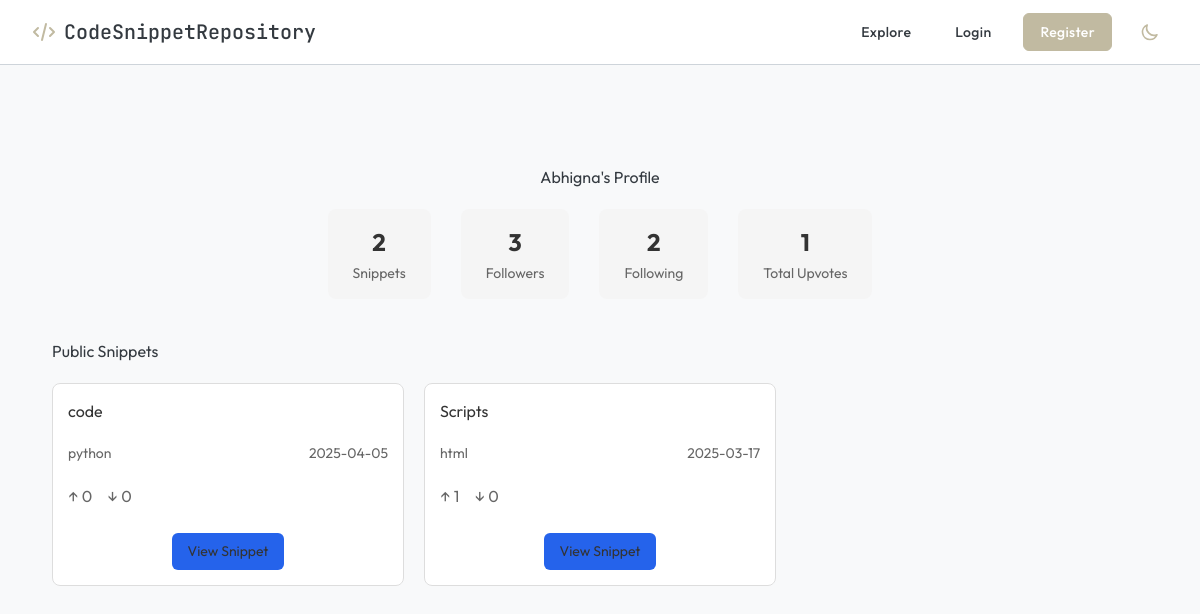
The page /user/Abhigna on the database its author committed.
### tables this page shows
CREATE TABLE users (
        id INTEGER PRIMARY KEY AUTOINCREMENT,
        username TEXT UNIQUE NOT NULL,
        email TEXT UNIQUE NOT NULL,
        password TEXT NOT NULL,
        created_at TIMESTAMP DEFAULT CURRENT_TIMESTAMP
    , profile_picture TEXT DEFAULT NULL, bio TEXT DEFAULT NULL, age INTEGER DEFAULT NULL, dob TEXT DEFAULT NULL, profession TEXT DEFAULT NULL, profile_setup INTEGER DEFAULT 0, profile_setup_complete BOOLEAN DEFAULT 0);

CREATE TABLE snippets (
        id INTEGER PRIMARY KEY AUTOINCREMENT,
        user_id INTEGER NOT NULL,
        title TEXT NOT NULL,
        code TEXT NOT NULL,
        language TEXT NOT NULL,
        description TEXT,
        is_private BOOLEAN DEFAULT 0,
        rating_total INTEGER DEFAULT 0,
        rating_count INTEGER DEFAULT 0,
        created_at TIMESTAMP DEFAULT CURRENT_TIMESTAMP, views INTEGER DEFAULT 0,
        FOREIGN KEY (user_id) REFERENCES users (id)
    );

### app.py (the view, shortened to what this page needs)
@app.route('/user/<username>')
def user_profile(username):
    conn = sqlite3.connect('database.db')
    c = conn.cursor()
    user = c.execute('''
        SELECT id, username, email
        FROM users
        WHERE username = ?
    ''', (username,)).fetchone()
    if user is None:
        conn.close()
        flash('User not found!', 'error')
        return redirect(url_for('explore'))
    stats = c.execute('''
        SELECT
            (SELECT COUNT(*) FROM followers WHERE followed_id = ?) as followers_count,
            (SELECT COUNT(*) FROM followers WHERE follower_id = ?) as following_count,
            (SELECT COUNT(*) FROM snippets WHERE user_id = ?) as snippets_count,
            (SELECT COUNT(*) FROM votes v
             JOIN snippets s ON v.snippet_id = s.id
             WHERE s.user_id = ? AND v.vote_type = 'up') as total_upvotes
    ''', (user[0], user[0], user[0], user[0])).fetchone()
    is_following = False
    snippets = c.execute('''
        SELECT s.id, s.title, s.language, s.created_at,
               (SELECT COUNT(*) FROM votes WHERE snippet_id = s.id AND vote_type = 'up') as upvotes,
               (SELECT COUNT(*) FROM votes WHERE snippet_id = s.id AND vote_type = 'down') as downvotes
        FROM snippets s
        WHERE s.user_id = ? AND s.is_private = 0
        ORDER BY s.created_at DESC
    ''', (user[0],)).fetchall()
    conn.close()
    return render_template('user_profile.html',
                         user=user,
                         snippets=snippets,
                         stats=stats,
                         is_following=is_following)

### templates/user_profile.html (shortened to what this page needs)
{% extends "base.html" %}
{% block content %}
<div class="profile-container">
    <div class="profile-header">
        <h1>{{ user[1] }}'s Profile</h1>
        <div class="profile-stats">
            <div class="stat-box">
                <span class="stat-number">{{ stats[2] }}</span>
                <span class="stat-label">Snippets</span>
            </div>
            <div class="stat-box">
                <span class="stat-number">{{ stats[0] }}</span>
                <span class="stat-label">Followers</span>
            </div>
            <div class="stat-box">
                <span class="stat-number">{{ stats[1] }}</span>
                <span class="stat-label">Following</span>
            </div>
            <div class="stat-box">
                <span class="stat-number">{{ stats[3] }}</span>
                <span class="stat-label">Total Upvotes</span>
            </div>
        </div>
    </div>
    <div class="snippets-section">
        <h2>Public Snippets</h2>
        {% if snippets %}
            <div class="snippets-grid">
                {% for snippet in snippets %}
                <div class="snippet-card">
                    <h3>
                        <a href="{{ url_for('view_snippet_explore', id=snippet[0]) }}">
                            {{ snippet[1] }}
                        </a>
                    </h3>
                    <div class="snippet-meta">
                        <span class="language">{{ snippet[2] }}</span>
                        <span class="date">{{ snippet[3][:10] }}</span>
                    </div>
                    <div class="vote-stats">
                        <span class="upvotes">↑ {{ snippet[4] }}</span>
                        <span class="downvotes">↓ {{ snippet[5] }}</span>
                    </div>
                    <div class="snippet-actions">
                        <a href="{{ url_for('view_snippet_explore', id=snippet[0]) }}"
                           class="view-button">
                            View Snippet
                        </a>
                    </div>
                </div>
                {% endfor %}
            </div>
        {% else %}
            <p class="no-snippets">No public snippets yet.</p>
        {% endif %}
    </div>
</div>
{% endblock %}

### templates/user_profile.html (style rules this page uses)
.profile-container { max-width: 1200px; margin: 0 auto; padding: 20px; }
.profile-header { text-align: center; margin-bottom: 40px; }
.profile-stats { display: flex; justify-content: center; gap: 30px; margin-top: 20px; }
.stat-box { background: #f5f5f5; padding: 15px 25px; border-radius: 8px; text-align: center; }
.stat-number { display: block; font-size: 24px; font-weight: bold; color: #333; }
.stat-label { font-size: 14px; color: #666; }
.snippets-grid { display: grid; grid-template-columns: repeat(auto-fill, minmax(300px, 1fr)); gap: 20px; margin-top: 20px; }
.snippet-card { background: white; border: 1px solid #ddd; border-radius: 8px; padding: 15px; transition: transform 0.2s; display: flex; flex-direction: column; justify-content: space-between; }
.snippet-card h3 { margin: 0 0 10px 0; }
.snippet-card a { color: #333; text-decoration: none; }
.snippet-meta { display: flex; justify-content: space-between; color: #666; font-size: 14px; margin: 10px 0; }
.vote-stats { display: flex; gap: 15px; color: #666; margin: 10px 0; }
.snippet-actions { margin-top: 15px; text-align: center; }
.view-button { display: inline-block; padding: 8px 16px; background: #2563eb; color: white; text-decoration: none; border-radius: 6px; font-size: 14px; transition: all 0.2s; }

### templates/base.html (style rules this page uses)
html, body { height: 100%; margin: 0; padding: 0; overflow-y: auto; }

### rows shown on the page
users: username "Abhigna"
snippets: title "code", language "python", created_at "2025-04-05", snippet "0"
snippets: title "Scripts", language "html", created_at "2025-03-17", views "1", snippet "0"

### other values the page prints
{{ stats[2] }} "2"
{{ stats[0] }} "3"
{{ stats[1] }} "2"
{{ stats[3] }} "1"
